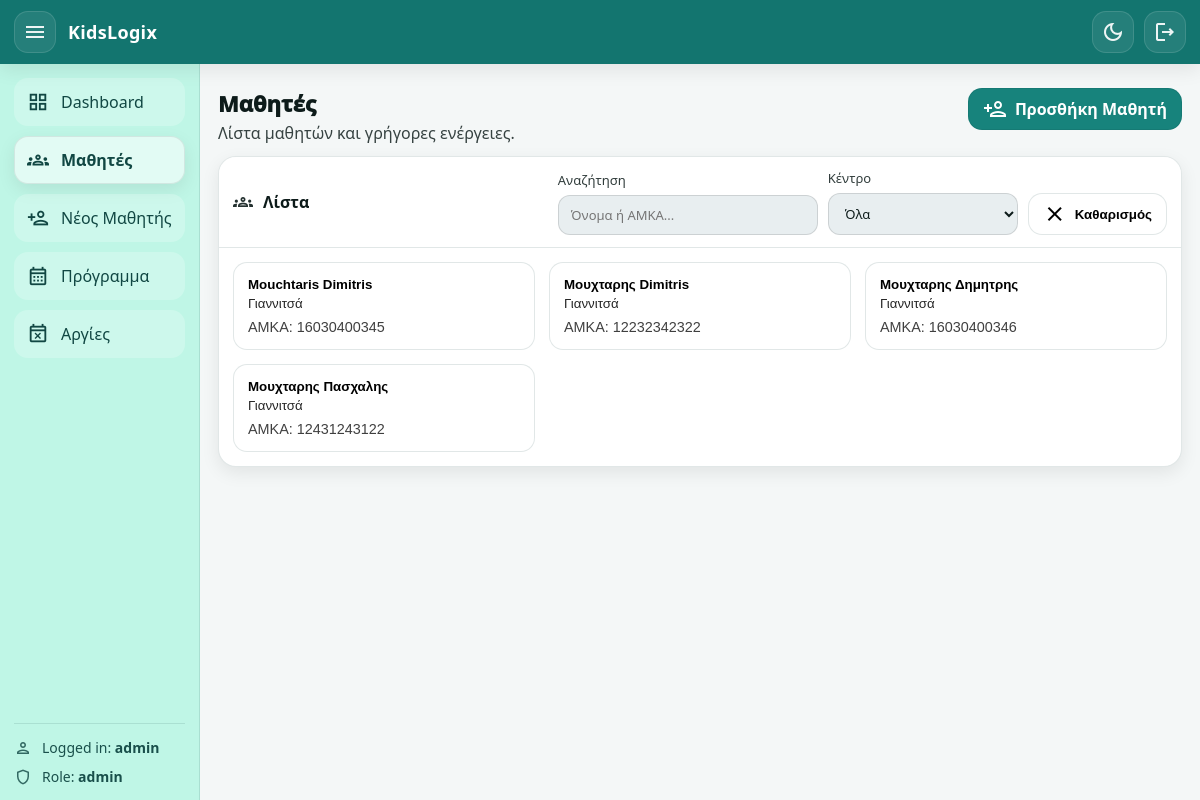
The page /students (signed in) on the database as committed earlier.
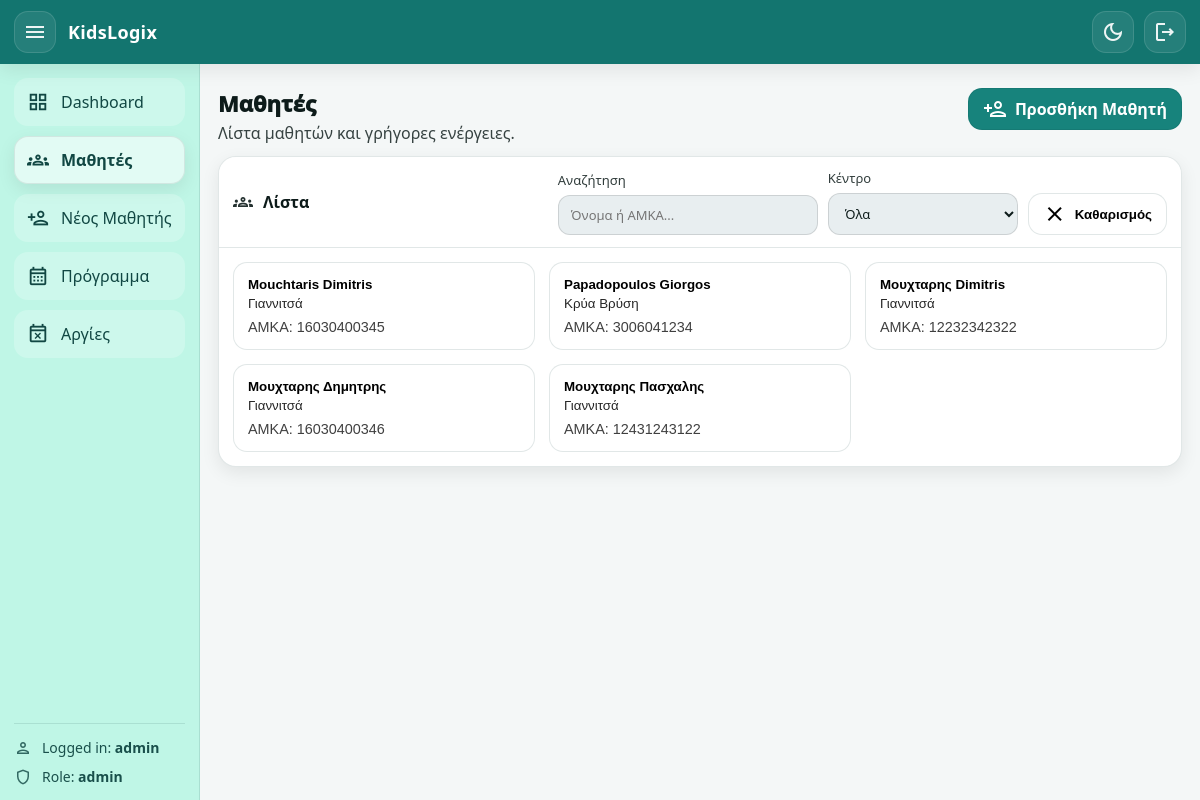
The same page on the database as committed later.
### app/models.py (models this page shows, shortened)
class Student(Base):
    __tablename__ = "students"
    amka: Mapped[str] = mapped_column(String(20), primary_key=True)
    center: Mapped[str] = mapped_column(
        String(20),
        nullable=False,
        default="Giannitsa",  # Giannitsa / KryaVrisi
    )
    first_name: Mapped[str] = mapped_column(String(60), nullable=False)
    last_name: Mapped[str] = mapped_column(String(60), nullable=False)
    date_of_birth: Mapped[date | None] = mapped_column(Date, nullable=True)
    parent_name: Mapped[str | None] = mapped_column(String(120), nullable=True)
    parent_phone: Mapped[str | None] = mapped_column(String(30), nullable=True)
    assessment_expiry_date: Mapped[date | None] = mapped_column(Date, nullable=True)
    admin_comment: Mapped[str | None] = mapped_column(String(1000), nullable=True)
    created_at: Mapped[datetime] = mapped_column(
        DateTime, default=datetime.utcnow, nullable=False
    )
    services: Mapped[list["StudentService"]] = relationship(
        back_populates="student",
        cascade="all, delete-orphan",
    )
    appointments: Mapped[list["Appointment"]] = relationship(
        back_populates="student",
        cascade="all, delete-orphan",
    )
    payments: Mapped[list["Payment"]] = relationship(
        back_populates="student",
        cascade="all, delete-orphan",
    )

### app/routers/web.py (the view)
@router.get("/students", response_class=HTMLResponse)
def students_page(
    request: Request,
    center: str | None = None,
    db: Session = Depends(get_db),
    user: User = Depends(get_current_user),
):
    center_norm = normalize_center(center) if center else None
    q = db.query(Student)
    if center_norm:
        q = q.filter(Student.center == center_norm)
    students = q.order_by(Student.last_name.asc(), Student.first_name.asc()).all()
    return templates.TemplateResponse(
        "students.html",
        {
            "request": request,
            "user": user,
            "page": "students",
            "students": students,
            "centers": CENTERS,
        },
    )

### app/templates/students.html (shortened to what this page needs)
{% extends "base.html" %}
{% block content %}
<div class="page-head">
  <div>
    <h1 class="page-title">Μαθητές</h1>
    <p class="page-subtitle">Λίστα μαθητών και γρήγορες ενέργειες.</p>
  </div>
  <div class="page-actions">
    <a class="btn btn-primary" href="/students/new">
      <span class="material-icons-outlined">person_add</span>
      Προσθήκη Μαθητή
    </a>
  </div>
</div>
<div class="card">
  <div class="card-head">
    <div class="card-title">
      <span class="material-icons-outlined">groups</span>
      <h2>Λίστα</h2>
    </div>
    <div class="filters" style="justify-content:flex-end;">
      <div class="field-inline" style="min-width:260px;">
        <span>Αναζήτηση</span>
        <div class="search-wrap">
          <input
            id="studentSearch"
            type="text"
            placeholder="Όνομα ή AMKA..."
            autocomplete="off"
          />
        </div>
      </div>
      <div class="field-inline" style="min-width:190px;">
        <span>Κέντρο</span>
        <select id="centerFilter">
          <option value="">Όλα</option>
        </select>
      </div>
      <button class="btn" type="button" id="clearFilters" title="Καθαρισμός φίλτρων">
        <span class="material-icons-outlined">clear</span>
        Καθαρισμός
      </button>
    </div>
  </div>
  <div class="card-body">
    {% if students and students|length > 0 %}
      <div class="student-cards">
        {% for st in students %}
          <button
            type="button"
            class="student-mini"
            data-amka="{{ st.amka }}"
            data-name="{{ st.full_name }}"
            data-center="{{ centers.get(st.center, st.center) }}"
            data-parent="{{ st.parent_name or '-' }}"
            data-phone="{{ st.parent_phone or '-' }}"
            data-exp="{{ fmt_date_gr(st.assessment_expiry_date) }}"
          >
            <div class="mini-title">{{ st.full_name }}</div>
            <div class="mini-sub">{{ centers.get(st.center, st.center) }}</div>
            <div class="mini-meta">AMKA: {{ st.amka }}</div>
          </button>
        {% endfor %}
      </div>
    {% else %}
      <div class="empty-state">Δεν υπάρχουν μαθητές.</div>
    {% endif %}
  </div>
</div>
{% endblock %}

### app/templates/base.html (shortened to what this page needs)
<!doctype html>
<html lang="el" data-theme="light">
<head>
  <link rel="stylesheet" href="/static/style.css?v=8" />
</head>
<body class="{% if request.url.path == '/login' %}auth-page{% endif %}">
  <div class="app-shell">
    <header class="topbar">
      <div class="topbar-left">
        {% if request.url.path != '/login' %}
          <button class="icon-btn topbar-btn" id="sidebarToggle" type="button" aria-label="Toggle sidebar">
            <span class="material-icons-outlined">menu</span>
          </button>
        {% endif %}
        <div class="brand">
          <span class="brand-title">KidsLogix</span>
        </div>
      </div>
      <div class="topbar-right">
        <button class="icon-btn topbar-btn" id="themeToggle" type="button" aria-label="Toggle dark mode" title="Dark mode">
          <span class="material-icons-outlined" id="themeIcon">dark_mode</span>
        </button>
        {% if request.url.path != '/login' %}
          <a class="icon-btn topbar-btn" href="/auth/logout" aria-label="Logout" title="Logout">
            <span class="material-icons-outlined">logout</span>
          </a>
        {% endif %}
      </div>
    </header>
    <div class="layout {% if request.url.path == '/login' %}layout-auth{% endif %}">
      {% if request.url.path != '/login' %}
        <aside class="sidebar" id="sidebar">
          <nav class="nav">
            {% set path = request.url.path %}
            <a class="nav-item {% if path == '/' %}active{% endif %}" href="/">
              <span class="material-icons-outlined nav-ic">grid_view</span>
              <span class="nav-txt">Dashboard</span>
            </a>
            <a class="nav-item {% if path.startswith('/students') and path != '/students/new' %}active{% endif %}" href="/students">
              <span class="material-icons-outlined nav-ic">groups</span>
              <span class="nav-txt">Μαθητές</span>
            </a>
            <a class="nav-item {% if path == '/students/new' %}active{% endif %}" href="/students/new">
              <span class="material-icons-outlined nav-ic">person_add</span>
              <span class="nav-txt">Νέος Μαθητής</span>
            </a>
            <a class="nav-item {% if path.startswith('/schedule') %}active{% endif %}" href="/schedule">
              <span class="material-icons-outlined nav-ic">calendar_month</span>
              <span class="nav-txt">Πρόγραμμα</span>
            </a>
            <a class="nav-item {% if path.startswith('/holidays') %}active{% endif %}" href="/holidays">
              <span class="material-icons-outlined nav-ic">event_busy</span>
              <span class="nav-txt">Αργίες</span>
            </a>
          </nav>
          <div class="sidebar-footer">
            <div class="meta-row">
              <span class="material-icons-outlined">person</span>
              <span>Logged in: <b>{{ user.username if user else '-' }}</b></span>
            </div>
            <div class="meta-row">
              <span class="material-icons-outlined">shield</span>
              <span>Role: <b>{{ user.role if user else '-' }}</b></span>
            </div>
          </div>
        </aside>
      {% endif %}
      <main class="content {% if request.url.path == '/login' %}content-auth{% endif %}">
        {% block content %}{% endblock %}
      </main>
    </div>
  </div>
</body>
</html>

Rows that differ between the two databases and show on the page:
added Student: full_name "Papadopoulos Giorgos", get "Κρύα Βρύση", amka "3006041234"
